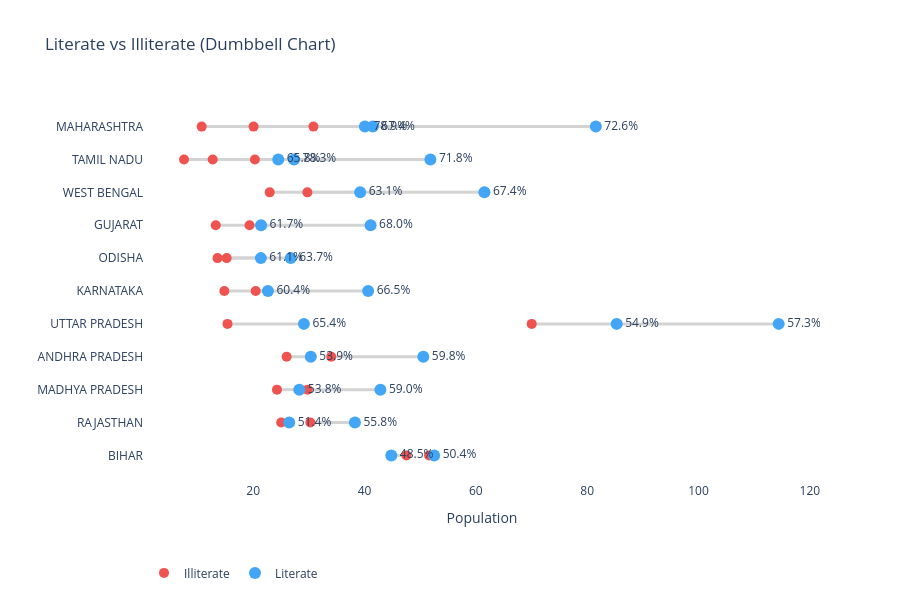

Source (notebook cell):
### Code cell
df = df_pca[df_pca['Level'] == 'STATE'].copy()
df = df.sort_values('Total Population Person', ascending=False).head(25)
df['Literacy %'] = (df['Literates Population Person'] /(df['Literates Population Person'] + df['Illiterate Persons'])) * 100
df = df.sort_values('Literacy %')
df['Literates Population Person'] /= 1e6
df['Illiterate Persons'] /= 1e6

fig = go.Figure()
for i, state in enumerate(df['Name']):
    fig.add_trace(go.Scatter(
        x=[
            df['Illiterate Persons'].iloc[i],
            df['Literates Population Person'].iloc[i]
        ],
        y=[state, state],
        mode='lines',
        line=dict(color='lightgray', width=3),
        showlegend=False
    ))

fig.add_trace(go.Scatter(
    x=df['Illiterate Persons'],
    y=df['Name'],
    mode='markers',
    name='Illiterate',
    marker=dict(color='#EF5350', size=10)
))
fig.add_trace(go.Scatter(
    x=df['Literates Population Person'],
    y=df['Name'],
    mode='markers+text',
    name='Literate',
    marker=dict(color='#42A5F5', size=12),
    text=df['Literacy %'].round(1).astype(str) + '%',
    textposition='middle right'
))
fig.update_layout(
    title='Literate vs Illiterate (Dumbbell Chart)',
    height=600,
    xaxis_title='Population',
    yaxis_title='',
    plot_bgcolor='white',
    legend=dict(orientation='h', y=-0.2)
)

chart3=fig
chart3

### Figure 1 — Plotly figure (JSON) as saved in the notebook; plotly's stock layout.template omitted (floating-point values rounded to 4 significant figures)
{"data": [{"line": {"color": "lightgray", "width": 3}, "mode": "lines", "showlegend": false, "type": "scatter", "x": [47.53, 44.81], "y": ["BIHAR", "BIHAR"]}, {"line": {"color": "lightgray", "width": 3}, "mode": "lines", "showlegend": false, "type": "scatter", "x": [51.59, 52.5], "y": ["BIHAR", "BIHAR"]}, {"line": {"color": "lightgray", "width": 3}, "mode": "lines", "showlegend": false, "type": "scatter", "x": [25.03, 26.47], "y": ["RAJASTHAN", "RAJASTHAN"]}, {"line": {"color": "lightgray", "width": 3}, "mode": "lines", "showlegend": false, "type": "scatter", "x": [24.28, 28.28], "y": ["MADHYA PRADESH", "MADHYA PRADESH"]}, {"line": {"color": "lightgray", "width": 3}, "mode": "lines", "showlegend": false, "type": "scatter", "x": [26.01, 30.35], "y": ["ANDHRA PRADESH", "ANDHRA PRADESH"]}, {"line": {"color": "lightgray", "width": 3}, "mode": "lines", "showlegend": false, "type": "scatter", "x": [70.03, 85.28], "y": ["UTTAR PRADESH", "UTTAR PRADESH"]}, {"line": {"color": "lightgray", "width": 3}, "mode": "lines", "showlegend": false, "type": "scatter", "x": [30.27, 38.28], "y": ["RAJASTHAN", "RAJASTHAN"]}, {"line": {"color": "lightgray", "width": 3}, "mode": "lines", "showlegend": false, "type": "scatter", "x": [85.41, 114.4], "y": ["UTTAR PRADESH", "UTTAR PRADESH"]}, {"line": {"color": "lightgray", "width": 3}, "mode": "lines", "showlegend": false, "type": "scatter", "x": [29.78, 42.85], "y": ["MADHYA PRADESH", "MADHYA PRADESH"]}, {"line": {"color": "lightgray", "width": 3}, "mode": "lines", "showlegend": false, "type": "scatter", "x": [34.02, 50.56], "y": ["ANDHRA PRADESH", "ANDHRA PRADESH"]}, {"line": {"color": "lightgray", "width": 3}, "mode": "lines", "showlegend": false, "type": "scatter", "x": [14.82, 22.65], "y": ["KARNATAKA", "KARNATAKA"]}, {"line": {"color": "lightgray", "width": 3}, "mode": "lines", "showlegend": false, "type": "scatter", "x": [13.59, 21.38], "y": ["ODISHA", "ODISHA"]}, {"line": {"color": "lightgray", "width": 3}, "mode": "lines", "showlegend": false, "type": "scatter", "x": [13.27, 21.42], "y": ["GUJARAT", "GUJARAT"]}, {"line": {"color": "lightgray", "width": 3}, "mode": "lines", "showlegend": false, "type": "scatter", "x": [22.97, 39.21], "y": ["WEST BENGAL", "WEST BENGAL"]}, {"line": {"color": "lightgray", "width": 3}, "mode": "lines", "showlegend": false, "type": "scatter", "x": [15.23, 26.74], "y": ["ODISHA", "ODISHA"]}, {"line": {"color": "lightgray", "width": 3}, "mode": "lines", "showlegend": false, "type": "scatter", "x": [15.38, 29.11], "y": ["UTTAR PRADESH", "UTTAR PRADESH"]}, {"line": {"color": "lightgray", "width": 3}, "mode": "lines", "showlegend": false, "type": "scatter", "x": [12.73, 24.5], "y": ["TAMIL NADU", "TAMIL NADU"]}, {"line": {"color": "lightgray", "width": 3}, "mode": "lines", "showlegend": false, "type": "scatter", "x": [20.45, 40.65], "y": ["KARNATAKA", "KARNATAKA"]}, {"line": {"color": "lightgray", "width": 3}, "mode": "lines", "showlegend": false, "type": "scatter", "x": [20.07, 41.48], "y": ["MAHARASHTRA", "MAHARASHTRA"]}, {"line": {"color": "lightgray", "width": 3}, "mode": "lines", "showlegend": false, "type": "scatter", "x": [29.74, 61.54], "y": ["WEST BENGAL", "WEST BENGAL"]}, {"line": {"color": "lightgray", "width": 3}, "mode": "lines", "showlegend": false, "type": "scatter", "x": [19.35, 41.09], "y": ["GUJARAT", "GUJARAT"]}, {"line": {"color": "lightgray", "width": 3}, "mode": "lines", "showlegend": false, "type": "scatter", "x": [20.31, 51.84], "y": ["TAMIL NADU", "TAMIL NADU"]}, {"line": {"color": "lightgray", "width": 3}, "mode": "lines", "showlegend": false, "type": "scatter", "x": [30.82, 81.55], "y": ["MAHARASHTRA", "MAHARASHTRA"]}, {"line": {"color": "lightgray", "width": 3}, "mode": "lines", "showlegend": false, "type": "scatter", "x": [7.582, 27.34], "y": ["TAMIL NADU", "TAMIL NADU"]}, {"line": {"color": "lightgray", "width": 3}, "mode": "lines", "showlegend": false, "type": "scatter", "x": [10.75, 40.07], "y": ["MAHARASHTRA", "MAHARASHTRA"]}, {"marker": {"color": "#EF5350", "size": 10}, "mode": "markers", "name": "Illiterate", "type": "scatter", "x": [47.53, 51.59, 25.03, 24.28, 26.01, 70.03, 30.27, 85.41, 29.78, 34.02, 14.82, 13.59, 13.27, 22.97, 15.23, 15.38, 12.73, 20.45, 20.07, 29.74, 19.35, 20.31, 30.82, 7.582, 10.75], "y": ["BIHAR", "BIHAR", "RAJASTHAN", "MADHYA PRADESH", "ANDHRA PRADESH", "UTTAR PRADESH", "RAJASTHAN", "UTTAR PRADESH", "MADHYA PRADESH", "ANDHRA PRADESH", "KARNATAKA", "ODISHA", "GUJARAT", "WEST BENGAL", "ODISHA", "UTTAR PRADESH", "TAMIL NADU", "KARNATAKA", "MAHARASHTRA", "WEST BENGAL", "GUJARAT", "TAMIL NADU", "MAHARASHTRA", "TAMIL NADU", "MAHARASHTRA"]}, {"marker": {"color": "#42A5F5", "size": 12}, "mode": "markers+text", "name": "Literate", "text": ["48.5%", "50.4%", "51.4%", "53.8%", "53.9%", "54.9%", "55.8%", "57.3%", "59.0%", "59.8%", "60.4%", "61.1%", "61.7%", "63.1%", "63.7%", "65.4%", "65.8%", "66.5%", "67.4%", "67.4%", "68.0%", "71.8%", "72.6%", "78.3%", "78.9%"], "textposition": "middle right", "type": "scatter", "x": [44.81, 52.5, 26.47, 28.28, 30.35, 85.28, 38.28, 114.4, 42.85, 50.56, 22.65, 21.38, 21.42, 39.21, 26.74, 29.11, 24.5, 40.65, 41.48, 61.54, 41.09, 51.84, 81.55, 27.34, 40.07], "y": ["BIHAR", "BIHAR", "RAJASTHAN", "MADHYA PRADESH", "ANDHRA PRADESH", "UTTAR PRADESH", "RAJASTHAN", "UTTAR PRADESH", "MADHYA PRADESH", "ANDHRA PRADESH", "KARNATAKA", "ODISHA", "GUJARAT", "WEST BENGAL", "ODISHA", "UTTAR PRADESH", "TAMIL NADU", "KARNATAKA", "MAHARASHTRA", "WEST BENGAL", "GUJARAT", "TAMIL NADU", "MAHARASHTRA", "TAMIL NADU", "MAHARASHTRA"]}], "layout": {"height": 600, "legend": {"orientation": "h", "y": -0.2}, "plot_bgcolor": "white", "title": {"text": "Literate vs Illiterate (Dumbbell Chart)"}, "xaxis": {"title": {"text": "Population"}}, "yaxis": {"title": {"text": ""}}}}
